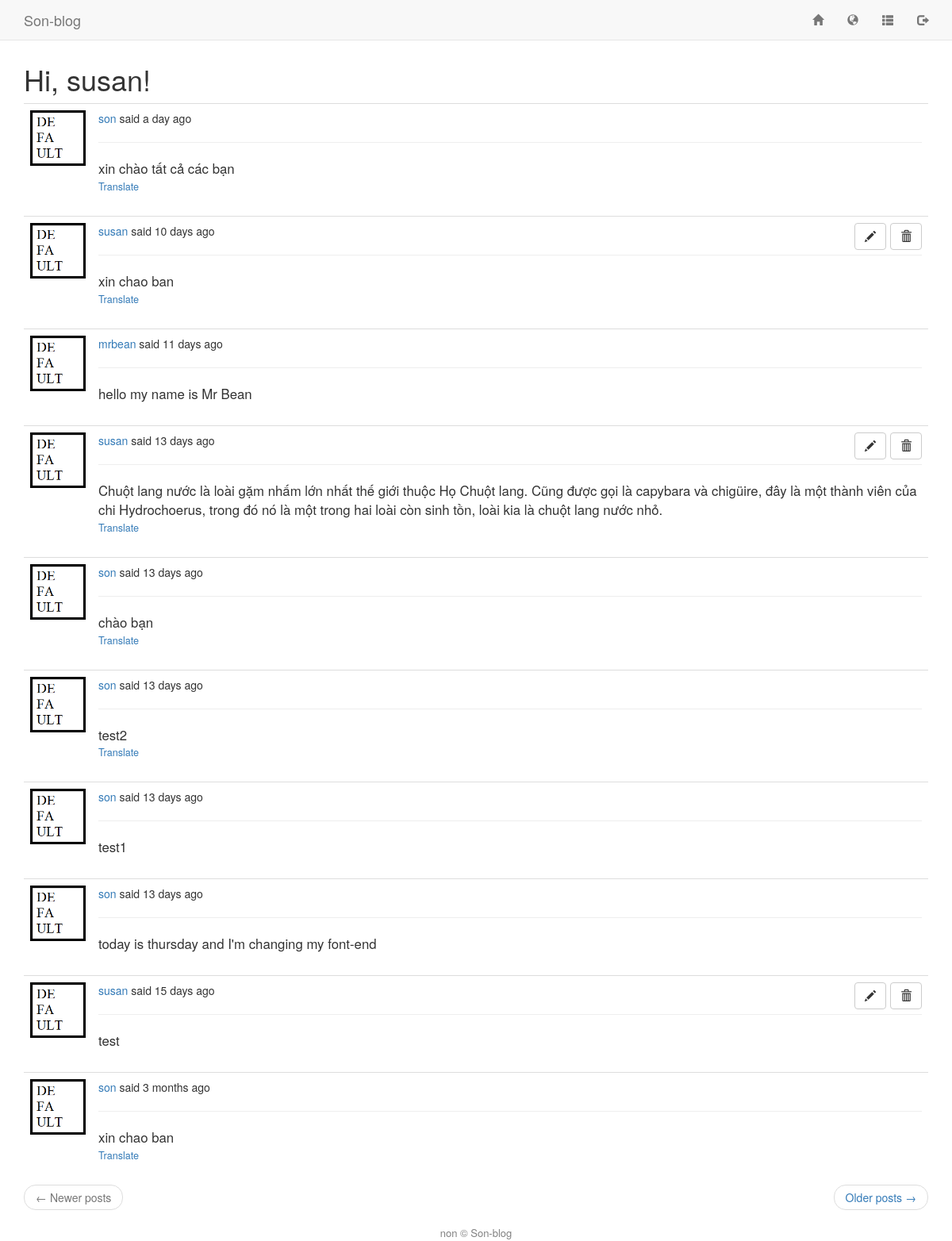
Page /explore (signed in) on the committed database.
### app/models.py (models this page shows, shortened)
class User(UserMixin, db.Model):
    id = db.Column(db.Integer, primary_key=True)
    username = db.Column(db.String(64), index=True, unique=True)
    email = db.Column(db.String(120), index=True, unique=True)
    password_hash = db.Column(db.String(128))
    posts = db.relationship('Post', backref='author', lazy='dynamic')
    about_me = db.Column(db.String(140))
    last_seen = db.Column(db.DateTime, default=datetime.utcnow)
    followed = db.relationship(
        'User', secondary=followers,
        primaryjoin=(followers.c.follower_id == id),
        secondaryjoin=(followers.c.followed_id == id),
        backref=db.backref('followers', lazy='dynamic'), lazy='dynamic'
    )
    def avatar(self, size=128):
        if os.path.isfile('../static/images/{}.png'.format(self.username)):
            return '../static/images/{}.png'.format(self.username)
        return '../static/images/default.png'

class Post(db.Model):
    id = db.Column(db.Integer, primary_key=True)
    body = db.Column(db.String(140))
    timestamp = db.Column(db.DateTime, index=True, default=datetime.utcnow)
    user_id = db.Column(db.Integer, db.ForeignKey('user.id'))
    language = db.Column(db.String(5))

### app/routes.py (the view)
@app.route('/explore')
@login_required
def explore():
    page = request.args.get('page', 1, type=int)
    posts = Post.query.order_by(Post.timestamp.desc()).paginate(
        page, app.config['POSTS_PER_PAGE'], False)
    next_url = url_for('explore', page=posts.next_num) \
        if posts.has_next else None
    prev_url = url_for('explore', page=posts.prev_num) \
        if posts.has_prev else None
    return render_template("index.html", title='Explore', posts=posts.items,
                          next_url=next_url, prev_url=prev_url)

### app/models.py (called while the page is built)
@login.user_loader
def load_user(id):
    return User.query.get(int(id))

### app/routes.py (called while the page is built)
@app.before_request
def before_request():
    if current_user.is_authenticated:
        current_user.last_seen = datetime.utcnow()
        db.session.commit()
        g.locale = str(get_locale())

### app/templates/index.html (shortened to what this page needs)
{% extends "base.html" %}
{% import 'bootstrap/wtf.html' as wtf %}
{% block app_content %}
    <h1>{{ _('Hi, %(username)s!', username=current_user.username) }}</h1>
    {% for post in posts %}
        {% include '_post.html' %}
    {% endfor %}
    <nav aria-label="...">
        <ul class="pager">
            <li class="previous{% if not prev_url %} disabled{% endif %}">
                <a href="{{ prev_url or '#' }}">
                    <span aria-hidden="true">&larr;</span> {{ _('Newer posts') }}
                </a>
            </li>
            <li class="next{% if not next_url %} disabled{% endif %}">
                <a href="{{ next_url or '#' }}">
                    {{ _('Older posts') }} <span aria-hidden="true">&rarr;</span>
                </a>
            </li>
        </ul>
    </nav>
{% endblock %}

### app/templates/_post.html (shortened to what this page needs)
<table class="table table-hover">
        <tr>
            <td width=70px>
                <a href="{{ url_for('user', username=post.author.username) }}">
                    <img width="70px" src="{{ post.author.avatar(70) }}" />
                </a>
            </td>
            <td>
                {{ _('%(username)s said %(when)s',
                    username=user_link, when=moment(post.timestamp).fromNow()) }}
                {% if current_user.username == post.author.username %}
                <div id="post_option{{ post.id }}" style="display: inline;">
                <button type="button" class="btn btn-default pull-right" data-toggle="tooltip" title="Delete" onclick="deletePost('#post_option{{ post.id }}', '{{ post.id }}', '{{ post.body }}', '{{ post.language }}', '{{ g.locale }}')">
                    <span class="glyphicon glyphicon glyphicon-trash" ></span>
                </button>
                <button type="button" class="btn btn-default pull-right" style="margin-right: 5px;" data-toggle="tooltip" title="Edit" onclick="editPost('#post_option{{ post.id }}', '{{ post.id }}', '{{ post.body }}', '{{ post.language }}', '{{ g.locale }}')">
                    <span class="glyphicon glyphicon-pencil" ></span>
                </button>
                </div>
                {% endif %}
                <hr>
                <div id="post_body{{ post.id }}">
                <span id="post{{ post.id }}" style="font-size: 1.2em;">{{ post.body }}</span>
                {% if post.language and post.language != g.locale %}
                <br>
                <span id="translation{{ post.id }}" style="font-size: 0.9em;">
                    <a href="javascript:translate(
                                '#post{{ post.id }}',
                                '#translation{{ post.id }}',
                                '{{ post.language }}',
                                '{{ g.locale }}');">{{ _('Translate') }}</a>
                </span>
                </div>
                {% endif %}
            </td>
        </tr>
    </table>

### rows in the picture
Post: body "xin chào tất cả các bạn"
Post: body "xin chao ban"
Post: body "hello my name is Mr Bean"
Post: body "Chuột lang nước là loài gặm nhấm lớn nhất thế giới thuộc Họ Chuột lang. Cũng được gọi là capybara và chigüire, đây là một thành viên của chi Hydrochoerus, trong đó nó là một trong hai loài còn sinh tồn, loài kia là chuột lang nước nhỏ."
Post: body "chào bạn"
Post: body "test2"
Post: body "test1"
Post: body "today is thursday and I'm changing my font-end"
Post: body "test"
Post: body "xin chao ban"
